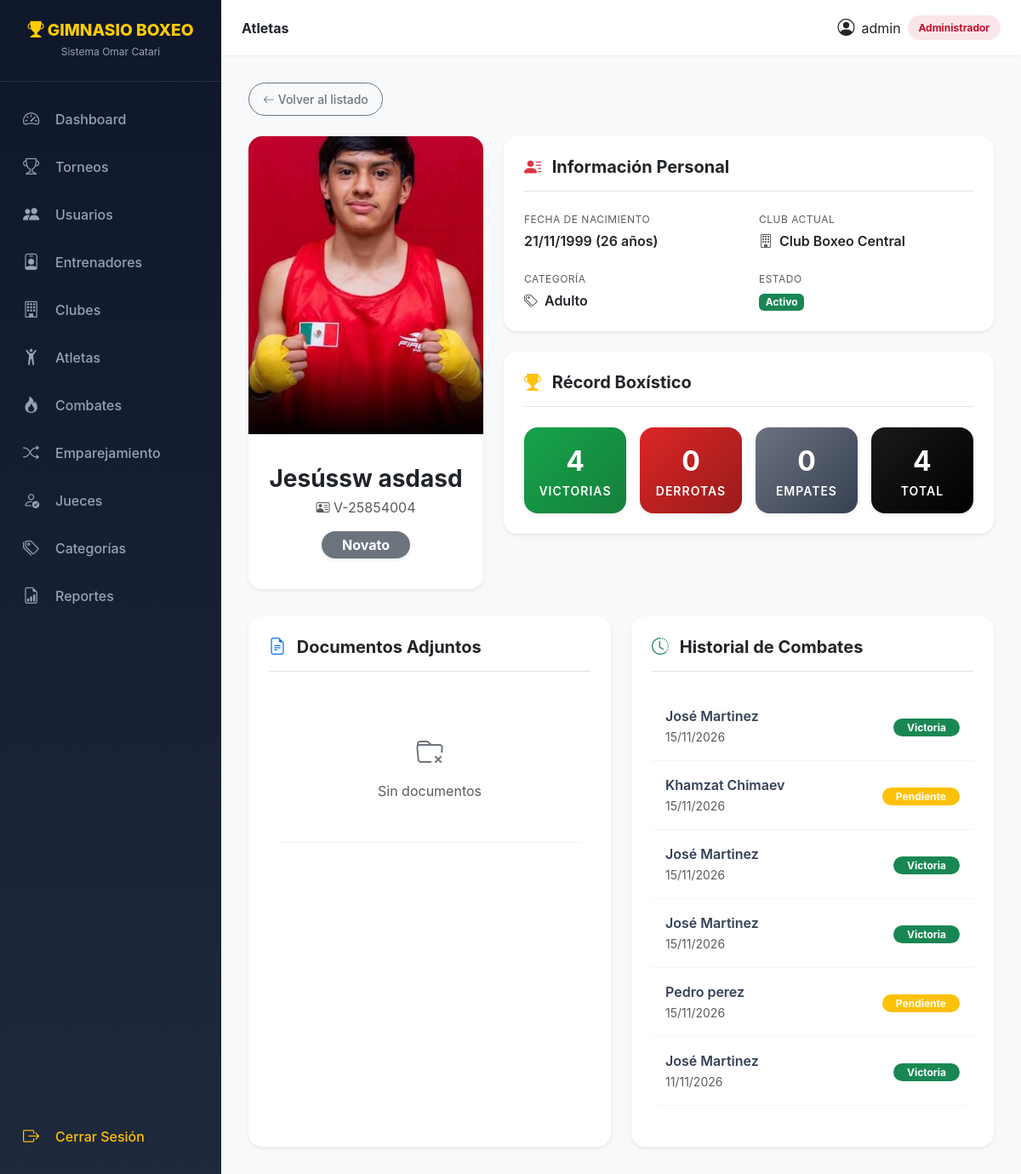
/index.php?c=atletas&a=ver&id=16 (signed in), run on the app's committed database.
### tables this page shows
CREATE TABLE `atletas` (
  `id_atleta` int NOT NULL,
  `pnombre` varchar(50) NOT NULL,
  `snombre` varchar(50) DEFAULT NULL,
  `papellido` varchar(50) NOT NULL,
  `sapellido` varchar(50) DEFAULT NULL,
  `cedula` varchar(20) NOT NULL,
  `fecha_nacimiento` date DEFAULT NULL,
  `id_club` int DEFAULT NULL,
  `id_categoria` int DEFAULT NULL,
  `foto` varchar(255) DEFAULT NULL,
  `activo` tinyint(1) DEFAULT '1'
);

CREATE TABLE `clubes` (
  `id_club` int NOT NULL,
  `nombre_club` varchar(100) NOT NULL,
  `ubicacion` text,
  `telefono` varchar(20) DEFAULT NULL,
  `correo` varchar(100) DEFAULT NULL,
  `logo` varchar(255) DEFAULT NULL,
  `id_parroquia` int DEFAULT NULL
);

CREATE TABLE `categorias` (
  `id_categoria` int NOT NULL,
  `nombre_categoria` varchar(50) NOT NULL,
  `peso_min` decimal(5,2) DEFAULT NULL,
  `peso_max` decimal(5,2) DEFAULT NULL
);

CREATE TABLE `combates` (
  `id_combate` int NOT NULL,
  `id_torneo` int DEFAULT NULL,
  `id_atleta_local` int DEFAULT NULL,
  `id_atleta_visitante` int DEFAULT NULL,
  `fecha` date DEFAULT NULL,
  `ronda` int DEFAULT NULL,
  `rounds_pautados` int DEFAULT '3',
  `round_finalizacion` int DEFAULT NULL,
  `decision_victoria` enum('KO','TKO','UD','SD','MD','RTD','DQ','NC') DEFAULT NULL,
  `resultado` enum('Pendiente','Local','Visitante','Empate','No Contest') DEFAULT 'Pendiente',
  `posicion_llave` int DEFAULT '0'
);

### views/atletas/ver.php (the view, shortened to what the rows shown need)
<?php
function calcularEdad($fechaNacimiento) {
    $fecha = new DateTime($fechaNacimiento);
    $hoy = new DateTime();
    return $hoy->diff($fecha)->y;
}
$edad = calcularEdad($atleta['fecha_nacimiento'] ?? null);
function formatearFecha($fecha) {
    $date = new DateTime($fecha);
    return $date->format('d/m/Y');
}
$colorBadge = 'bg-secondary';
?>
<div class="row g-4">
    <div class="col-lg-4 col-md-5">
        <div class="card border-0 shadow-sm h-100" style="border-radius: 16px; overflow: hidden;">
            <div style="height: 350px; background-color: #f1f5f9; position: relative;">
                <?php if($atleta['foto']): ?>
                    <img src="<?= BASE_URL . htmlspecialchars($atleta['foto']) ?>"
                         style="width: 100%; height: 100%; object-fit: cover; object-position: top;"
                         alt="Foto">
                <?php else: ?>
                    <div class="d-flex align-items-center justify-content-center h-100">
                        <i class="bi bi-person-circle text-secondary" style="font-size: 8rem;"></i>
                    </div>
                <?php endif; ?>
            </div>
            <div class="card-body text-center d-flex flex-column justify-content-center p-4">
                <h3 class="fw-bold mb-1"><?= htmlspecialchars($atleta['pnombre'] . ' ' . $atleta['papellido']) ?></h3>
                <p class="text-muted mb-3"><i class="bi bi-person-vcard"></i> <?= htmlspecialchars($atleta['cedula']) ?></p>
                <div>
                    <span class="badge <?= $colorBadge ?> fs-6 px-4 py-2 rounded-pill shadow-sm">
                    </span>
                </div>
            </div>
        </div>
    </div>
    <div class="col-lg-8 col-md-7">
        <div class="card border-0 shadow-sm mb-4" style="border-radius: 16px;">
            <div class="card-body p-4">
                <div class="row g-4">
                    <div class="col-sm-6">
                        <small class="text-muted d-block text-uppercase mb-1" style="font-size: 0.75rem; letter-spacing: 0.5px;">Fecha de Nacimiento</small>
                        <span class="fw-semibold fs-6"><?= formatearFecha($atleta['fecha_nacimiento']) ?> (<?= $edad ?> años)</span>
                    </div>
                    <div class="col-sm-6">
                        <small class="text-muted d-block text-uppercase mb-1" style="font-size: 0.75rem; letter-spacing: 0.5px;">Club Actual</small>
                        <span class="fw-semibold fs-6 text-dark"><i class="bi bi-building text-muted me-2"></i><?= htmlspecialchars($atleta['nombre_club'] ?? 'Sin club') ?></span>
                    </div>
                    <div class="col-sm-6">
                        <small class="text-muted d-block text-uppercase mb-1" style="font-size: 0.75rem; letter-spacing: 0.5px;">Categoría</small>
                        <span class="fw-semibold fs-6 text-dark"><i class="bi bi-tags text-muted me-2"></i><?= htmlspecialchars($atleta['nombre_categoria'] ?? 'Sin categoría') ?></span>
                    </div>
                </div>
            </div>
        </div>
    </div>
</div>
<div class="row g-4 mt-2">
    <div class="col-lg-6">
        <div class="card border-0 shadow-sm h-100" style="border-radius: 16px;">
            <div class="card-body p-4">
                <div class="table-responsive">
                    <table class="table table-borderless table-hover align-middle mb-0">
                        <tbody>
                        <?php foreach($historial as $c):
                          $esLocal = $c['id_atleta_local']==$atleta['id_atleta'];
                          $rival = $esLocal ? $c['visitante_nombre'] : $c['local_nombre'];
                          $res = $c['resultado'];
                          $mio = 'Pendiente';
                          if($res==='Empate') $mio='Empate';
                          elseif(($esLocal && $res==='Local') || (!$esLocal && $res==='Visitante')) $mio='Victoria';
                          elseif($res!=='Pendiente') $mio='Derrota';
                          $color = ['Victoria'=>'success','Derrota'=>'danger','Empate'=>'secondary','Pendiente'=>'warning'][$mio];
                        ?>
                        <tr>
                            <td>
                                <div class="fw-semibold"><?= htmlspecialchars($rival) ?></div>
                                <small class="text-muted"><?= formatearFecha($c['fecha']) ?></small>
                            </td>
                            <td class="text-end">
                                <span class="badge bg-<?=$color?> rounded-pill px-3"><?=$mio?></span>
                            </td>
                        </tr>
                        <?php endforeach; if(!$historial): ?>
                            <tr><td class="text-muted text-center py-5"><i class="bi bi-calendar-x fs-2 d-block mb-2 text-secondary"></i> Sin combates</td></tr>
                        <?php endif; ?>
                        </tbody>
                    </table>
                </div>
            </div>
        </div>
    </div>
</div>

### data on the page
atletas: foto (picture), pnombre+papellido "Jesússw asdasd", cedula "V-25854004", fecha_nacimiento "21/11/1999", fecha_nacimiento "26", id_club.nombre_club "Club Boxeo Central", id_categoria.nombre_categoria "Adulto"
combates: rival "José Martinez", fecha "15/11/2026", mio "Victoria"
combates: rival "Khamzat Chimaev", fecha "15/11/2026", mio "Pendiente"
combates: rival "José Martinez", fecha "15/11/2026", mio "Victoria"
combates: rival "José Martinez", fecha "15/11/2026", mio "Victoria"
combates: rival "Pedro perez", fecha "15/11/2026", mio "Pendiente"
combates: rival "José Martinez", fecha "11/11/2026", mio "Victoria"

### other printed values
$_SESSION['usuario']['username'] "admin"
$rol "Administrador"
$nivel "Novato"
$atleta['victorias'] "4"
$atleta['derrotas'] "0"
$atleta['empates'] "0"
$atleta['total_combates'] "4"
